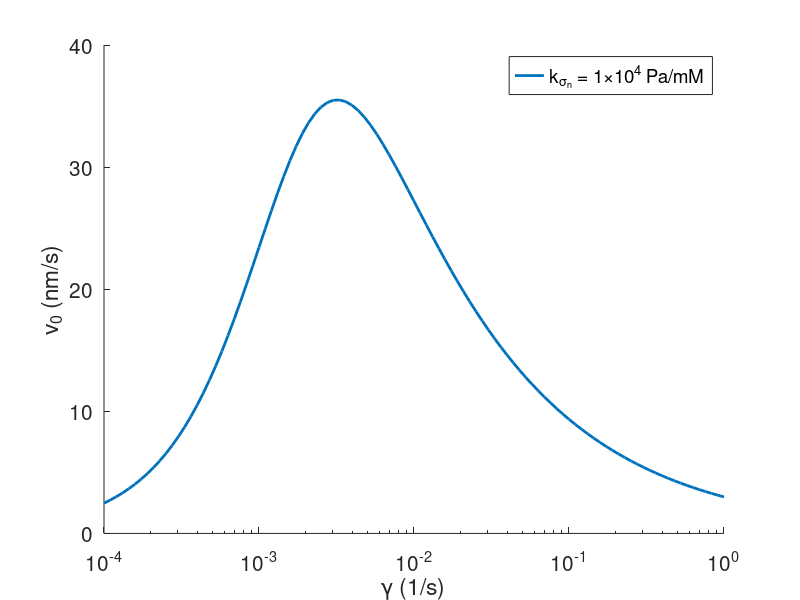
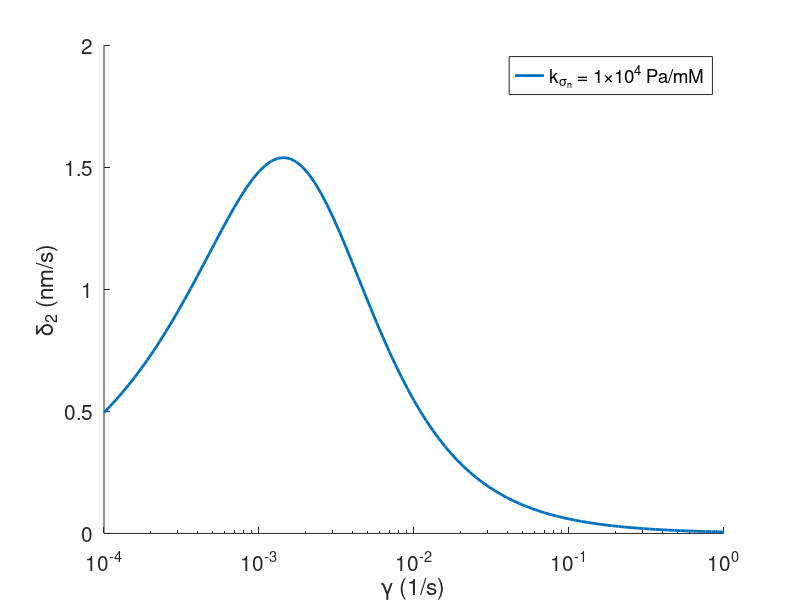

These figures' MATLAB source, in order:
% This is part of the orginal codes used in the following paper:
% http://www.molbiolcell.org/cgi/doi/10.1091/mbc.E22-10-0494
% On the role of myosin-induced actin depolymerization during cell migration
% If you have questions, feel free to contact Dr. Yizeng Li.

% Analytical solution for linear Jactinf in thetac

clear
clc


FadMode = 1;
% FadMode = 1: Fad = kad*v0
% FadMode = 2: Fad = kad*thetac(1)*v0

JactinMode = 1;
% JactinMode = 1: Jactinf = Jactinf0*thetac(N)
% JactinMode = 2: Jactinf = Jactinf0*thetac(N)/(thetacc + thetac(N))

GammaMode = 1;
% GammaMode = 1: gamma = constant
% GammaMode = 2: gamma = gamma0 + gammaa*sigma_a
% GammaMode = 3: gamma = gamma0 + gammaa*sigma_a/(sigma_ac + sigma_a)



%% Parameters are in units: nm, s, Pa & mM

L = 50.d3;              % (nm) cell length
p0f = 0*1d5;            % (Pa) external pressure at the front
p0b = 0*1d5;            % (Pa) external pressure at the back
fextf = 0d2;            % (Pa) external force per unit area at the front of the cell
fextb = 0d2;            % (Pa) external force per unit area at the back of the cell

Thetac = 0.1;           % (mM) reference value of G-actin
Thetan = 0.2;           % (mM) reference value of F-actin
Theta  = 0.3;           % (mM) reference total G- and F-actin, \int_0^L (thetan + thetac)dx/L

Mc = 5d-3;              % (mM) reference value of free myosin
Mn = 5d-3;              % (mM) reference value of

if JactinMode == 1
    Jactinf0 = 30;          % (nm/s) Jactin^f = Jactinf0*thetac^f
elseif JactinMode == 2
    Jactinf0 = 6;           % (nm mM/s) Jactinf = Jactinf0*thetac^f/(thetacc + thetac^f)
    thetacc  = 0.2d-3;         % (mM) Critical value for actin polymerization
end

if GammaMode == 1
    gamma0 = 5d-4;          % (1/s) constant rate of actin depolymerization
    % gamma0 = 1d-3;
    % gamma0 = 5d-3;
    % gamma0 = 1d-2;
elseif GammaMode == 2
    gamma0 = 1d-4;      % (1/s) gamma = gamma0 + gammmaa*sigma_a
    gammaa = 2d-3;      % (1/Pa/s)
elseif GammaMode == 3
    gamma0 = 5d-4;      % (1/s) gamma = gamma0 + gammaa*sigma_a/(sigma_ac + sigma_a)
    gammaa = 5d-3;      % (1/s)
    sigma_ac = 1;       % (Pa)
end

ka = 1d-0;     % (1/s mM) ka*m_c*theta_n
ko = 1.5d-0;   % (1/s) ko*m_n 

ksigman = 100*1d2;          % (Pa /mM) Coefficient of passive actin network pressure
ksigmaa = 4d2;          % (Pa /mM) Coefficient of active actin network contraction
 
etast = 100*1d-4;           % (Pa s/nm^2/mM)
eta   = 1d-8;           % (Pa s/nm^2/mM)
dg    = 1d-6;           % (Pa s/nm) coefficient of hydraulic resistance
if FadMode == 1
    kad = 100*3d-1;           % (Pa s/nm) adhesive force, Fad^b = kad*v0
elseif FadMode == 2
    kad = 1d0;          % (Pa s/mM/nm) adhesive force, Fad^b = kad*thetan^b*v0
end

Dtc = 1.d7;             % (nm^2/s) diffusion constant for theta_c
Dmc = 1.d6;             % (nm^2/s) diffusion constant for m_c
Dmn = 1.d5;             % (nm^2/s) diffusion constant for m_n

N = 101;
gamma = logspace(-4,0,N); % (1/s)


lambda = sqrt((etast)/ksigman)*gamma.^(1/2);

v0 = Jactinf0*Theta*ksigman*(exp(lambda*L)+exp(-lambda*L)-2)...
    ./((kad+dg)*((ksigman*lambda/etast + Jactinf0./lambda/L.*(1-ksigman/Dtc/etast))...
    .*(exp(lambda*L)-exp(-lambda*L)) + Jactinf0*ksigman/Dtc/etast*(exp(lambda*L)+exp(-lambda*L)))...
    +2*Jactinf0*Theta*etast./lambda.*(1-exp(-lambda*L))...
    +Jactinf0*Theta*eta./lambda.*(exp(lambda*L)-exp(-lambda*L)));


delta2 = 2*etast*v0./ksigman./lambda;


figure(1)
semilogx(gamma,v0,'-','linewidth',2); hold on
set(gca,'fontsize',15);
xlabel('\gamma (1/s)')
ylabel('v_0 (nm/s)')
box off
legend('k_{\sigma_n} = 1\times10^4 Pa/mM','k_{\sigma_n} = 2\times10^4 Pa/mM',...
    'k_{\sigma_n} = 3\times10^4 Pa/mM','k_{\sigma_n} = 4\times10^4 Pa/mM')

figure(2)
semilogx(gamma,delta2,'-','linewidth',2); hold on
set(gca,'fontsize',15);
xlabel('\gamma (1/s)')
ylabel('\delta_2 (nm/s)')
box off
legend('k_{\sigma_n} = 1\times10^4 Pa/mM','k_{\sigma_n} = 2\times10^4 Pa/mM',...
    'k_{\sigma_n} = 3\times10^4 Pa/mM','k_{\sigma_n} = 4\times10^4 Pa/mM')
